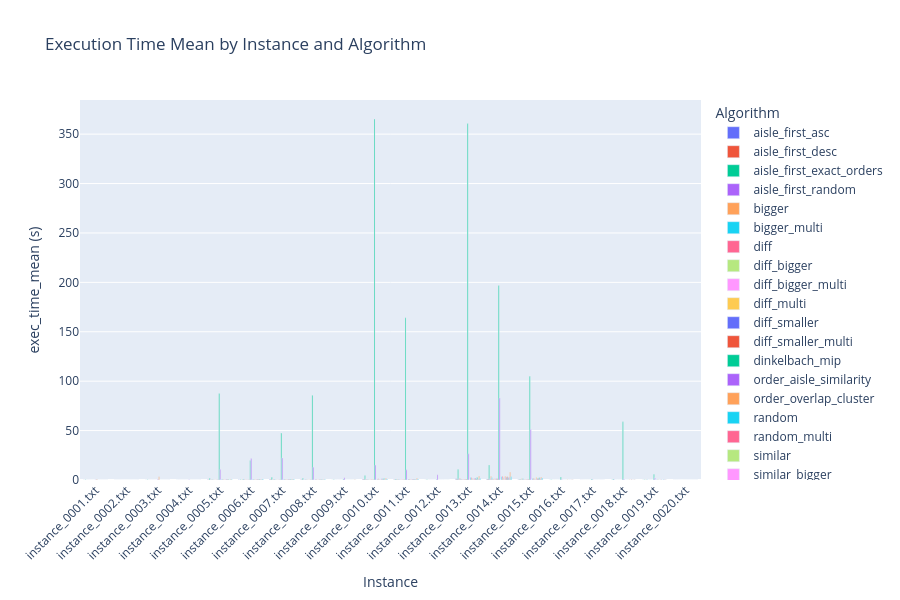

Write notebook code for a chart like this one.
### Code cell
# Execution Time Mean

exec_time_plot = (
    df.pivot_table(
        index='instance',
        columns='algorithm',
        values='exec_time_mean',
        aggfunc='mean'
    )
    .sort_index()
    .fillna(0)
)

fig = go.Figure()
for algo in exec_time_plot.columns:
    fig.add_trace(go.Bar(
        name=algo,
        x=exec_time_plot.index,
        y=exec_time_plot[algo],
        hovertemplate=f'<b>{algo}</b><br>Instance: %{{x}}<br>%{{y:.4f}}s<extra></extra>'
    ))

fig.update_layout(
    barmode='group',
    title='Execution Time Mean by Instance and Algorithm',
    xaxis_title='Instance',
    yaxis_title='exec_time_mean (s)',
    legend_title='Algorithm',
    height=600,
    xaxis_tickangle=-45,
)
fig.show()

### Figure 1 — Plotly figure (JSON) as saved in the notebook; plotly's stock layout.template omitted (floating-point values rounded to 4 significant figures)
{"data": [{"hovertemplate": "<b>aisle_first_asc</b><br>Instance: %{x}<br>%{y:.4f}s<extra></extra>", "name": "aisle_first_asc", "type": "bar", "x": ["instance_0001.txt", "instance_0002.txt", "instance_0003.txt", "instance_0004.txt", "instance_0005.txt", "instance_0006.txt", "instance_0007.txt", "instance_0008.txt", "instance_0009.txt", "instance_0010.txt", "instance_0011.txt", "instance_0012.txt", "instance_0013.txt", "instance_0014.txt", "instance_0015.txt", "instance_0016.txt", "instance_0017.txt", "instance_0018.txt", "instance_0019.txt", "instance_0020.txt"], "y": [0.006671, 0.0, 0.01225, 0.002216, 0.2996, 0.2189, 0.4098, 0.248, 0.03159, 0.7565, 0.2147, 0.01133, 1.171, 1.017, 0.2184, 0.03952, 0.0189, 0.08705, 0.03667, 0.000303]}, {"hovertemplate": "<b>aisle_first_desc</b><br>Instance: %{x}<br>%{y:.4f}s<extra></extra>", "name": "aisle_first_desc", "type": "bar", "x": ["instance_0001.txt", "instance_0002.txt", "instance_0003.txt", "instance_0004.txt", "instance_0005.txt", "instance_0006.txt", "instance_0007.txt", "instance_0008.txt", "instance_0009.txt", "instance_0010.txt", "instance_0011.txt", "instance_0012.txt", "instance_0013.txt", "instance_0014.txt", "instance_0015.txt", "instance_0016.txt", "instance_0017.txt", "instance_0018.txt", "instance_0019.txt", "instance_0020.txt"], "y": [0.008171, 0.0, 0.01703, 0.003376, 0.3458, 0.1226, 0.404, 0.2965, 0.03722, 0.724, 0.2329, 0.01455, 1.082, 1.099, 0.2453, 0.02953, 0.01114, 0.09877, 0.04687, 0.000325]}, {"hovertemplate": "<b>aisle_first_exact_orders</b><br>Instance: %{x}<br>%{y:.4f}s<extra></extra>", "name": "aisle_first_exact_orders", "type": "bar", "x": ["instance_0001.txt", "instance_0002.txt", "instance_0003.txt", "instance_0004.txt", "instance_0005.txt", "instance_0006.txt", "instance_0007.txt", "instance_0008.txt", "instance_0009.txt", "instance_0010.txt", "instance_0011.txt", "instance_0012.txt", "instance_0013.txt", "instance_0014.txt", "instance_0015.txt", "instance_0016.txt", "instance_0017.txt", "instance_0018.txt", "instance_0019.txt", "instance_0020.txt"], "y": [0.1276, 0.0, 0.1485, 0.05285, 1.674, 0.6281, 2.677, 1.823, 0.2986, 4.649, 0.9518, 0.1331, 10.52, 15.27, 0.7301, 0.1781, 0.07149, 0.9742, 0.1378, 0.03298]}, {"hovertemplate": "<b>aisle_first_random</b><br>Instance: %{x}<br>%{y:.4f}s<extra></extra>", "name": "aisle_first_random", "type": "bar", "x": ["instance_0001.txt", "instance_0002.txt", "instance_0003.txt", "instance_0004.txt", "instance_0005.txt", "instance_0006.txt", "instance_0007.txt", "instance_0008.txt", "instance_0009.txt", "instance_0010.txt", "instance_0011.txt", "instance_0012.txt", "instance_0013.txt", "instance_0014.txt", "instance_0015.txt", "instance_0016.txt", "instance_0017.txt", "instance_0018.txt", "instance_0019.txt", "instance_0020.txt"], "y": [0.006318, 0.0, 0.01363, 0.005402, 0.3351, 0.1049, 0.3548, 0.2954, 0.04524, 0.8313, 0.25, 0.01644, 1.249, 1.356, 0.2587, 0.02882, 0.01572, 0.23, 0.06112, 0.000375]}, {"hovertemplate": "<b>bigger</b><br>Instance: %{x}<br>%{y:.4f}s<extra></extra>", "name": "bigger", "type": "bar", "x": ["instance_0001.txt", "instance_0002.txt", "instance_0003.txt", "instance_0004.txt", "instance_0005.txt", "instance_0006.txt", "instance_0007.txt", "instance_0008.txt", "instance_0009.txt", "instance_0010.txt", "instance_0011.txt", "instance_0012.txt", "instance_0013.txt", "instance_0014.txt", "instance_0015.txt", "instance_0016.txt", "instance_0017.txt", "instance_0018.txt", "instance_0019.txt", "instance_0020.txt"], "y": [0.009183, 0.000233, 0.009294, 0.001387, 0.5958, 0.6827, 0.6543, 0.3141, 0.06102, 0.7793, 0.8136, 0.05489, 2.035, 3.883, 1.512, 0.07396, 0.01491, 0.1065, 0.1909, 0.000229]}, {"hovertemplate": "<b>bigger_multi</b><br>Instance: %{x}<br>%{y:.4f}s<extra></extra>", "name": "bigger_multi", "type": "bar", "x": ["instance_0001.txt", "instance_0002.txt", "instance_0003.txt", "instance_0004.txt", "instance_0005.txt", "instance_0006.txt", "instance_0007.txt", "instance_0008.txt", "instance_0009.txt", "instance_0010.txt", "instance_0011.txt", "instance_0012.txt", "instance_0013.txt", "instance_0014.txt", "instance_0015.txt", "instance_0016.txt", "instance_0017.txt", "instance_0018.txt", "instance_0019.txt", "instance_0020.txt"], "y": [0.009713, 0.00027, 0.02487, 0.001918, 0.4532, 0.9664, 0.7145, 0.5339, 0.04732, 0.5143, 0.4621, 0.05524, 1.088, 2.211, 1.227, 0.05089, 0.0261, 0.06913, 0.1809, 0.000172]}, {"hovertemplate": "<b>diff</b><br>Instance: %{x}<br>%{y:.4f}s<extra></extra>", "name": "diff", "type": "bar", "x": ["instance_0001.txt", "instance_0002.txt", "instance_0003.txt", "instance_0004.txt", "instance_0005.txt", "instance_0006.txt", "instance_0007.txt", "instance_0008.txt", "instance_0009.txt", "instance_0010.txt", "instance_0011.txt", "instance_0012.txt", "instance_0013.txt", "instance_0014.txt", "instance_0015.txt", "instance_0016.txt", "instance_0017.txt", "instance_0018.txt", "instance_0019.txt", "instance_0020.txt"], "y": [0.005195, 0.000237, 0.01215, 0.002405, 0.3224, 0.3823, 0.3281, 0.1536, 0.01731, 0.2439, 0.266, 0.01735, 0.6817, 1.071, 0.5494, 0.03532, 0.01078, 0.05768, 0.06211, 0.0002834]}, {"hovertemplate": "<b>diff_bigger</b><br>Instance: %{x}<br>%{y:.4f}s<extra></extra>", "name": "diff_bigger", "type": "bar", "x": ["instance_0001.txt", "instance_0002.txt", "instance_0003.txt", "instance_0004.txt", "instance_0005.txt", "instance_0006.txt", "instance_0007.txt", "instance_0008.txt", "instance_0009.txt", "instance_0010.txt", "instance_0011.txt", "instance_0012.txt", "instance_0013.txt", "instance_0014.txt", "instance_0015.txt", "instance_0016.txt", "instance_0017.txt", "instance_0018.txt", "instance_0019.txt", "instance_0020.txt"], "y": [0.0027, 0.000249, 0.002747, 0.002521, 0.1815, 0.2856, 0.2484, 0.1284, 0.01341, 0.2661, 0.2664, 0.0197, 0.6174, 1.322, 0.5495, 0.0607, 0.008362, 0.03867, 0.08969, 0.000177]}, {"hovertemplate": "<b>diff_bigger_multi</b><br>Instance: %{x}<br>%{y:.4f}s<extra></extra>", "name": "diff_bigger_multi", "type": "bar", "x": ["instance_0001.txt", "instance_0002.txt", "instance_0003.txt", "instance_0004.txt", "instance_0005.txt", "instance_0006.txt", "instance_0007.txt", "instance_0008.txt", "instance_0009.txt", "instance_0010.txt", "instance_0011.txt", "instance_0012.txt", "instance_0013.txt", "instance_0014.txt", "instance_0015.txt", "instance_0016.txt", "instance_0017.txt", "instance_0018.txt", "instance_0019.txt", "instance_0020.txt"], "y": [0.007197, 0.000205, 0.007745, 0.0015, 0.2192, 0.4057, 0.3784, 0.3083, 0.02413, 0.491, 0.4092, 0.03348, 0.9555, 1.271, 1.006, 0.03061, 0.00662, 0.05311, 0.1217, 0.000164]}, {"hovertemplate": "<b>diff_multi</b><br>Instance: %{x}<br>%{y:.4f}s<extra></extra>", "name": "diff_multi", "type": "bar", "x": ["instance_0001.txt", "instance_0002.txt", "instance_0003.txt", "instance_0004.txt", "instance_0005.txt", "instance_0006.txt", "instance_0007.txt", "instance_0008.txt", "instance_0009.txt", "instance_0010.txt", "instance_0011.txt", "instance_0012.txt", "instance_0013.txt", "instance_0014.txt", "instance_0015.txt", "instance_0016.txt", "instance_0017.txt", "instance_0018.txt", "instance_0019.txt", "instance_0020.txt"], "y": [0.003001, 0.0002164, 0.006449, 0.001694, 0.2243, 0.3225, 0.3151, 0.2799, 0.01995, 0.6828, 0.4539, 0.04727, 0.9155, 1.267, 0.8737, 0.03153, 0.01583, 0.04874, 0.1148, 0.0001598]}, {"hovertemplate": "<b>diff_smaller</b><br>Instance: %{x}<br>%{y:.4f}s<extra></extra>", "name": "diff_smaller", "type": "bar", "x": ["instance_0001.txt", "instance_0002.txt", "instance_0003.txt", "instance_0004.txt", "instance_0005.txt", "instance_0006.txt", "instance_0007.txt", "instance_0008.txt", "instance_0009.txt", "instance_0010.txt", "instance_0011.txt", "instance_0012.txt", "instance_0013.txt", "instance_0014.txt", "instance_0015.txt", "instance_0016.txt", "instance_0017.txt", "instance_0018.txt", "instance_0019.txt", "instance_0020.txt"], "y": [0.002812, 0.000219, 0.003839, 0.002006, 0.194, 0.3573, 0.339, 0.1773, 0.01589, 0.2414, 0.2771, 0.02933, 0.7662, 1.212, 0.5441, 0.03669, 0.01161, 0.04163, 0.06135, 0.000168]}, {"hovertemplate": "<b>diff_smaller_multi</b><br>Instance: %{x}<br>%{y:.4f}s<extra></extra>", "name": "diff_smaller_multi", "type": "bar", "x": ["instance_0001.txt", "instance_0002.txt", "instance_0003.txt", "instance_0004.txt", "instance_0005.txt", "instance_0006.txt", "instance_0007.txt", "instance_0008.txt", "instance_0009.txt", "instance_0010.txt", "instance_0011.txt", "instance_0012.txt", "instance_0013.txt", "instance_0014.txt", "instance_0015.txt", "instance_0016.txt", "instance_0017.txt", "instance_0018.txt", "instance_0019.txt", "instance_0020.txt"], "y": [0.003104, 0.000258, 0.006896, 0.001519, 0.2274, 0.3576, 0.3301, 0.2839, 0.03334, 0.5074, 0.3916, 0.02855, 1.004, 1.264, 0.8083, 0.02376, 0.009517, 0.04381, 0.08962, 0.00013]}, {"hovertemplate": "<b>dinkelbach_mip</b><br>Instance: %{x}<br>%{y:.4f}s<extra></extra>", "name": "dinkelbach_mip", "type": "bar", "x": ["instance_0001.txt", "instance_0002.txt", "instance_0003.txt", "instance_0004.txt", "instance_0005.txt", "instance_0006.txt", "instance_0007.txt", "instance_0008.txt", "instance_0009.txt", "instance_0010.txt", "instance_0011.txt", "instance_0012.txt", "instance_0013.txt", "instance_0014.txt", "instance_0015.txt", "instance_0016.txt", "instance_0017.txt", "instance_0018.txt", "instance_0019.txt", "instance_0020.txt"], "y": [0.06467, 0.02262, 0.06479, 0.02687, 87.52, 19.65, 47.51, 85.84, 0.9052, 365.3, 164.2, 0.4577, 360.7, 196.8, 105.0, 3.107, 1.088, 58.92, 5.942, 0.02523]}, {"hovertemplate": "<b>order_aisle_similarity</b><br>Instance: %{x}<br>%{y:.4f}s<extra></extra>", "name": "order_aisle_similarity", "type": "bar", "x": ["instance_0001.txt", "instance_0002.txt", "instance_0003.txt", "instance_0004.txt", "instance_0005.txt", "instance_0006.txt", "instance_0007.txt", "instance_0008.txt", "instance_0009.txt", "instance_0010.txt", "instance_0011.txt", "instance_0012.txt", "instance_0013.txt", "instance_0014.txt", "instance_0015.txt", "instance_0016.txt", "instance_0017.txt", "instance_0018.txt", "instance_0019.txt", "instance_0020.txt"], "y": [0.2922, 0.0, 0.7799, 0.2234, 10.54, 21.72, 22.38, 12.9, 2.374, 15.1, 10.29, 5.401, 26.56, 82.86, 51.05, 0.4964, 0.2005, 0.9357, 2.136, 0.0]}, {"hovertemplate": "<b>order_overlap_cluster</b><br>Instance: %{x}<br>%{y:.4f}s<extra></extra>", "name": "order_overlap_cluster", "type": "bar", "x": ["instance_0001.txt", "instance_0002.txt", "instance_0003.txt", "instance_0004.txt", "instance_0005.txt", "instance_0006.txt", "instance_0007.txt", "instance_0008.txt", "instance_0009.txt", "instance_0010.txt", "instance_0011.txt", "instance_0012.txt", "instance_0013.txt", "instance_0014.txt", "instance_0015.txt", "instance_0016.txt", "instance_0017.txt", "instance_0018.txt", "instance_0019.txt", "instance_0020.txt"], "y": [0.8054, 0.004484, 3.391, 0.08981, 0.0, 0.0, 0.0, 0.0, 0.0, 0.0, 0.0, 0.0, 0.0, 0.0, 0.0, 0.0, 0.0, 0.0, 0.0, 0.0]}, {"hovertemplate": "<b>random</b><br>Instance: %{x}<br>%{y:.4f}s<extra></extra>", "name": "random", "type": "bar", "x": ["instance_0001.txt", "instance_0002.txt", "instance_0003.txt", "instance_0004.txt", "instance_0005.txt", "instance_0006.txt", "instance_0007.txt", "instance_0008.txt", "instance_0009.txt", "instance_0010.txt", "instance_0011.txt", "instance_0012.txt", "instance_0013.txt", "instance_0014.txt", "instance_0015.txt", "instance_0016.txt", "instance_0017.txt", "instance_0018.txt", "instance_0019.txt", "instance_0020.txt"], "y": [0.01225, 0.0002454, 0.01332, 0.001448, 1.07, 1.062, 0.8879, 0.4358, 0.05321, 0.8065, 0.9323, 0.0692, 2.478, 3.34, 1.529, 0.08006, 0.01855, 0.1191, 0.1559, 0.0001676]}, {"hovertemplate": "<b>random_multi</b><br>Instance: %{x}<br>%{y:.4f}s<extra></extra>", "name": "random_multi", "type": "bar", "x": ["instance_0001.txt", "instance_0002.txt", "instance_0003.txt", "instance_0004.txt", "instance_0005.txt", "instance_0006.txt", "instance_0007.txt", "instance_0008.txt", "instance_0009.txt", "instance_0010.txt", "instance_0011.txt", "instance_0012.txt", "instance_0013.txt", "instance_0014.txt", "instance_0015.txt", "instance_0016.txt", "instance_0017.txt", "instance_0018.txt", "instance_0019.txt", "instance_0020.txt"], "y": [0.01013, 0.000214, 0.01538, 0.001614, 0.489, 0.5453, 0.742, 0.6864, 0.03946, 1.29, 1.112, 0.1162, 2.633, 3.824, 1.393, 0.04873, 0.01797, 0.08358, 0.165, 0.0001392]}, {"hovertemplate": "<b>similar</b><br>Instance: %{x}<br>%{y:.4f}s<extra></extra>", "name": "similar", "type": "bar", "x": ["instance_0001.txt", "instance_0002.txt", "instance_0003.txt", "instance_0004.txt", "instance_0005.txt", "instance_0006.txt", "instance_0007.txt", "instance_0008.txt", "instance_0009.txt", "instance_0010.txt", "instance_0011.txt", "instance_0012.txt", "instance_0013.txt", "instance_0014.txt", "instance_0015.txt", "instance_0016.txt", "instance_0017.txt", "instance_0018.txt", "instance_0019.txt", "instance_0020.txt"], "y": [0.004062, 0.0002318, 0.01025, 0.001727, 0.3795, 0.3827, 0.7174, 0.358, 0.04678, 0.6327, 0.5937, 0.04165, 1.816, 2.533, 1.245, 0.05662, 0.01145, 0.07318, 0.1433, 0.0008252]}, {"hovertemplate": "<b>similar_bigger</b><br>Instance: %{x}<br>%{y:.4f}s<extra></extra>", "name": "similar_bigger", "type": "bar", "x": ["instance_0001.txt", "instance_0002.txt", "instance_0003.txt", "instance_0004.txt", "instance_0005.txt", "instance_0006.txt", "instance_0007.txt", "instance_0008.txt", "instance_0009.txt", "instance_0010.txt", "instance_0011.txt", "instance_0012.txt", "instance_0013.txt", "instance_0014.txt", "instance_0015.txt", "instance_0016.txt", "instance_0017.txt", "instance_0018.txt", "instance_0019.txt", "instance_0020.txt"], "y": [0.005957, 0.000264, 0.007845, 0.001406, 0.4467, 0.6754, 0.6559, 0.2525, 0.03041, 0.3412, 0.6348, 0.02881, 1.75, 3.565, 1.346, 0.0698, 0.01691, 0.1118, 0.126, 0.000199]}, {"hovertemplate": "<b>similar_bigger_multi</b><br>Instance: %{x}<br>%{y:.4f}s<extra></extra>", "name": "similar_bigger_multi", "type": "bar", "x": ["instance_0001.txt", "instance_0002.txt", "instance_0003.txt", "instance_0004.txt", "instance_0005.txt", "instance_0006.txt", "instance_0007.txt", "instance_0008.txt", "instance_0009.txt", "instance_0010.txt", "instance_0011.txt", "instance_0012.txt", "instance_0013.txt", "instance_0014.txt", "instance_0015.txt", "instance_0016.txt", "instance_0017.txt", "instance_0018.txt", "instance_0019.txt", "instance_0020.txt"], "y": [0.009357, 0.000253, 0.02131, 0.001648, 0.505, 0.9194, 0.8369, 0.6217, 0.05228, 0.8668, 0.7133, 0.07179, 1.605, 4.026, 2.704, 0.1342, 0.02779, 0.1582, 0.2915, 0.000175]}, {"hovertemplate": "<b>similar_multi</b><br>Instance: %{x}<br>%{y:.4f}s<extra></extra>", "name": "similar_multi", "type": "bar", "x": ["instance_0001.txt", "instance_0002.txt", "instance_0003.txt", "instance_0004.txt", "instance_0005.txt", "instance_0006.txt", "instance_0007.txt", "instance_0008.txt", "instance_0009.txt", "instance_0010.txt", "instance_0011.txt", "instance_0012.txt", "instance_0013.txt", "instance_0014.txt", "instance_0015.txt", "instance_0016.txt", "instance_0017.txt", "instance_0018.txt", "instance_0019.txt", "instance_0020.txt"], "y": [0.006149, 0.0002244, 0.01302, 0.001622, 0.6731, 0.8286, 0.7275, 0.5391, 0.0321, 1.145, 1.055, 0.07345, 1.993, 2.815, 1.548, 0.0554, 0.01015, 0.0655, 0.2439, 0.0001712]}, {"hovertemplate": "<b>similar_smaller</b><br>Instance: %{x}<br>%{y:.4f}s<extra></extra>", "name": "similar_smaller", "type": "bar", "x": ["instance_0001.txt", "instance_0002.txt", "instance_0003.txt", "instance_0004.txt", "instance_0005.txt", "instance_0006.txt", "instance_0007.txt", "instance_0008.txt", "instance_0009.txt", "instance_0010.txt", "instance_0011.txt", "instance_0012.txt", "instance_0013.txt", "instance_0014.txt", "instance_0015.txt", "instance_0016.txt", "instance_0017.txt", "instance_0018.txt", "instance_0019.txt", "instance_0020.txt"], "y": [0.002218, 0.00024, 0.005828, 0.001365, 0.4879, 0.5093, 0.5684, 0.3185, 0.04719, 0.5805, 0.6239, 0.03048, 1.024, 3.254, 1.399, 0.06177, 0.01543, 0.1445, 0.1259, 0.000188]}, {"hovertemplate": "<b>similar_smaller_multi</b><br>Instance: %{x}<br>%{y:.4f}s<extra></extra>", "name": "similar_smaller_multi", "type": "bar", "x": ["instance_0001.txt", "instance_0002.txt", "instance_0003.txt", "instance_0004.txt", "instance_0005.txt", "instance_0006.txt", "instance_0007.txt", "instance_0008.txt", "instance_0009.txt", "instance_0010.txt", "instance_0011.txt", "instance_0012.txt", "instance_0013.txt", "instance_0014.txt", "instance_0015.txt", "instance_0016.txt", "instance_0017.txt", "instance_0018.txt", "instance_0019.txt", "instance_0020.txt"], "y": [0.006287, 0.000244, 0.01296, 0.005013, 0.4704, 0.6906, 0.7511, 0.5434, 0.0478, 1.438, 0.817, 0.05568, 2.421, 2.369, 2.214, 0.07132, 0.02467, 0.1023, 0.2272, 0.002228]}, {"hovertemplate": "<b>smaller</b><br>Instance: %{x}<br>%{y:.4f}s<extra></extra>", "name": "smaller", "type": "bar", "x": ["instance_0001.txt", "instance_0002.txt", "instance_0003.txt", "instance_0004.txt", "instance_0005.txt", "instance_0006.txt", "instance_0007.txt", "instance_0008.txt", "instance_0009.txt", "instance_0010.txt", "instance_0011.txt", "instance_0012.txt", "instance_0013.txt", "instance_0014.txt", "instance_0015.txt", "instance_0016.txt", "instance_0017.txt", "instance_0018.txt", "instance_0019.txt", "instance_0020.txt"], "y": [0.001673, 0.000254, 0.007828, 0.001103, 0.1176, 0.1806, 0.2721, 0.1804, 0.02341, 0.429, 0.5387, 0.01902, 0.6607, 2.865, 1.192, 0.07365, 0.01841, 0.09951, 0.1405, 0.000167]}, {"hovertemplate": "<b>smaller_exact</b><br>Instance: %{x}<br>%{y:.4f}s<extra></extra>", "name": "smaller_exact", "type": "bar", "x": ["instance_0001.txt", "instance_0002.txt", "instance_0003.txt", "instance_0004.txt", "instance_0005.txt", "instance_0006.txt", "instance_0007.txt", "instance_0008.txt", "instance_0009.txt", "instance_0010.txt", "instance_0011.txt", "instance_0012.txt", "instance_0013.txt", "instance_0014.txt", "instance_0015.txt", "instance_0016.txt", "instance_0017.txt", "instance_0018.txt", "instance_0019.txt", "instance_0020.txt"], "y": [0.02415, 0.01142, 0.03, 0.02692, 0.6856, 0.6655, 0.9409, 0.6151, 0.1383, 1.968, 2.025, 0.0818, 4.007, 7.999, 2.921, 0.2149, 0.05314, 0.2202, 0.2706, 0.01593]}, {"hovertemplate": "<b>smaller_multi</b><br>Instance: %{x}<br>%{y:.4f}s<extra></extra>", "name": "smaller_multi", "type": "bar", "x": ["instance_0001.txt", "instance_0002.txt", "instance_0003.txt", "instance_0004.txt", "instance_0005.txt", "instance_0006.txt", "instance_0007.txt", "instance_0008.txt", "instance_0009.txt", "instance_0010.txt", "instance_0011.txt", "instance_0012.txt", "instance_0013.txt", "instance_0014.txt", "instance_0015.txt", "instance_0016.txt", "instance_0017.txt", "instance_0018.txt", "instance_0019.txt", "instance_0020.txt"], "y": [0.00266, 0.000212, 0.01212, 0.00167, 0.4105, 0.9569, 0.6478, 0.5315, 0.03914, 1.025, 0.9679, 0.04162, 1.472, 3.188, 1.934, 0.05327, 0.01777, 0.09531, 0.1249, 0.000185]}], "layout": {"barmode": "group", "height": 600, "legend": {"title": {"text": "Algorithm"}}, "title": {"text": "Execution Time Mean by Instance and Algorithm"}, "xaxis": {"tickangle": -45, "title": {"text": "Instance"}}, "yaxis": {"title": {"text": "exec_time_mean (s)"}}}}
